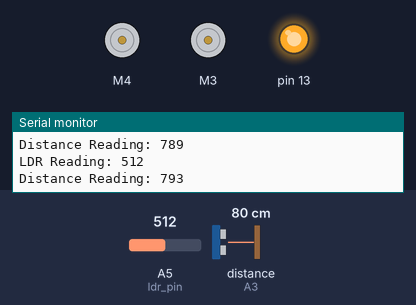
The sketch below on a simulated Arduino Uno, built with avr-gcc and run on an emulated ATmega328P. On the bench: 2 × DC motor (green arrow = forward, orange = backward, longer = faster), output pins drawn as LEDs (lit = HIGH), the last lines printed to the serial monitor. Wiring (inferred from the names in the program): ultrasonic range finder: trigger A2; echo A3. The test bench sets the inputs (shaded band); at power-on: A5 (ldr_pin) = 512, distance to the obstacle (sensor on A3) 80 cm. The echo pulse lasts 58.3 µs per cm; pins used as bus, display or sensor lines are not drawn.

Above: at 2.81 s.
3.1 s: A5 (ldr_pin) set to 685
6.6 s: A5 (ldr_pin) set to 717
At 9.5 s:
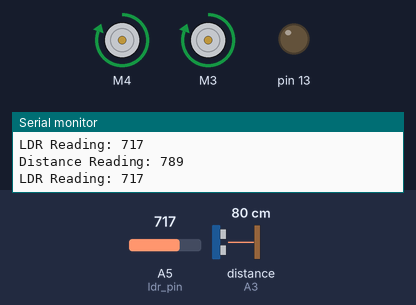
10.0 s: distance to the obstacle (sensor on A3) set to 23 cm
12.8 s: distance to the obstacle (sensor on A3) set to 18 cm
At 13.9 s:
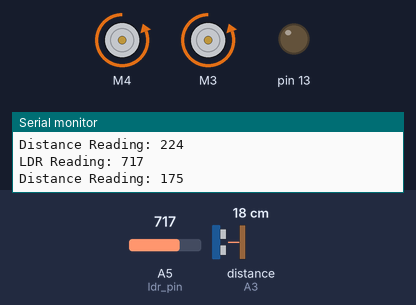
18.3 s: distance to the obstacle (sensor on A3) set to 35 cm
At 20.0 s:
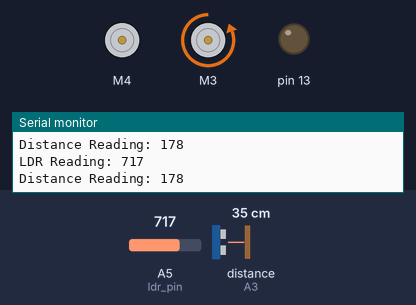
24.5 s: distance to the obstacle (sensor on A3) set to 2 cm
At 24.9 s:
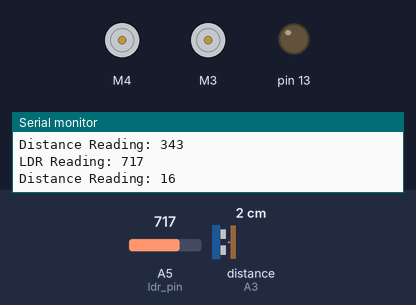
Timing chart, 0 to 29.7 s (numbered marks = the images above; inputs shaded):
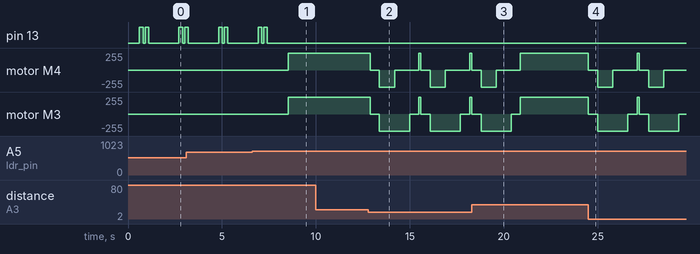

Measured:
- the behaviour switches between 699 and 700 on A5 (ldr_pin) (found by bisection; images 0 and 1)
- the behaviour switches between 21 and 20 cm on distance to the obstacle (sensor on A3) (found by bisection; images 1 and 2)
- after the input at 6.6 s, pin 13: goes on until 7.4 s, then stays LOW; motor M4, motor M3: stopped → forward 255/255 after 1.9 s
- after the input at 18.3 s, motor M4, motor M3: goes on until 20.9 s, then stays forward 255/255
- after the input at 24.5 s, motor M4: forward 255/255 → stopped at once, → backward 255/255 0.50 s later, → stopped 0.80 s later, → forward 255/255 1.3 s later, … (7 changes in this stretch); motor M3: forward 255/255 → stopped at once, → backward 255/255 0.50 s later, → stopped 1.6 s later, → forward 255/255 0.50 s later, … (7 changes in this stretch)

The sketch:

robotCode.ino
```cpp
// Wall Doding robot code
// Jaycar Electronics 2020

#include <AFMotor.h>

const int ldr_pin = A5;
const int trigger_pin = A2;
const int echo_pin = A3;

const int light_threshold = 700;
const int sonar_threshold = 200;

AF_DCMotor left_motor(4);
AF_DCMotor right_motor(3);

//define the functions so we can use them later.

void setup()
{
  Serial.begin(9600);
  Serial.println("Robot Starting!");

  pinMode(ldr_pin, INPUT);
  pinMode(trigger_pin, OUTPUT);
  pinMode(echo_pin, INPUT);

  Serial.println("Robot OK!");
}

void loop()
{
  delay(100);

  int ldrReading = analogRead(ldr_pin);
  long sonarDistance = sonarPing();

  Serial.print("LDR Reading: ");
  Serial.println(ldrReading, DEC);
  Serial.print("Distance Reading: ");
  Serial.println(sonarDistance, DEC);

  //check if the lights are on
  if (ldrReading < light_threshold)
  {
    stop();
    blinkErrorMessage();
    //return as we don't want to do more in the loop function
    return;
  }

  // check distance of what's in front of us
  // (closer objects are lower values)
  if (sonarDistance < sonar_threshold)
  {
    //turn around;
    stop();
    driveBackward(800);
    reverseTurn(800);
    stop();
  }

  //drive forward
  driveForward();
}
// ===============================================================

// ----------------------------------------------------
// blinkErrorMessage function
//   This is to just blink the onboard LED when needed.

void blinkErrorMessage()
{

  pinMode(13, OUTPUT);

  digitalWrite(13, HIGH);
  delay(200);
  digitalWrite(13, LOW);

  delay(100);

  digitalWrite(13, HIGH);
  delay(200);
  digitalWrite(13, LOW);

  delay(1000);
  pinMode(13, INPUT);
}

// --------------------------------------------------------
// motion functions
//   These just set the correct motor values to drive the bot

void driveForward()
{
  left_motor.run(FORWARD);
  right_motor.run(FORWARD);
  left_motor.setSpeed(255);
  right_motor.setSpeed(255);
}
void driveBackward(long time)
{
  left_motor.run(BACKWARD);
  right_motor.run(BACKWARD);
  left_motor.setSpeed(255);
  right_motor.setSpeed(255);
  delay(time); //drive backwards for half a second
}
void stop()
{
  left_motor.setSpeed(0);
  right_motor.setSpeed(0);
  delay(500); //stop for half a second, allow motors to wind down
}
void reverseTurn(long time)
{
  left_motor.run(FORWARD);
  right_motor.run(BACKWARD);
  left_motor.setSpeed(0);
  right_motor.setSpeed(255);
  delay(time);
}

// -------------------------------------------------------------
// sonarPing function
//    This measures the distance (in milimeters) to the object infront of it
unsigned long sonarPing()
{
  //send a pulse and time how long it takes to come back.
  digitalWrite(trigger_pin, HIGH);
  delayMicroseconds(10);
  digitalWrite(trigger_pin, LOW);

  unsigned long duration = pulseIn(echo_pin, HIGH);
  return duration * 0.17; //convert microseconds to millimeters; (speed of sound);
}
```
